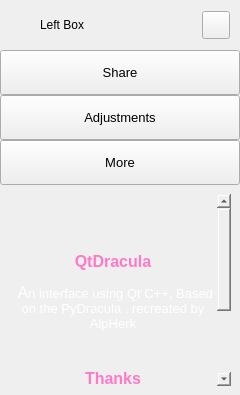
        <widget class="QFrame" name="extraLeftBox">
         <property name="minimumSize">
          <size>
           <width>0</width>
           <height>0</height>
          </size>
         </property>
         <property name="maximumSize">
          <size>
           <width>0</width>
           <height>16777215</height>
          </size>
         </property>
         <property name="frameShape">
          <enum>QFrame::NoFrame</enum>
         </property>
         <property name="frameShadow">
          <enum>QFrame::Raised</enum>
         </property>
         <layout class="QVBoxLayout" name="extraColumLayout">
          <property name="spacing">
           <number>0</number>
          </property>
          <property name="leftMargin">
           <number>0</number>
          </property>
          <property name="topMargin">
           <number>0</number>
          </property>
          <property name="rightMargin">
           <number>0</number>
          </property>
          <property name="bottomMargin">
           <number>0</number>
          </property>
          <item>
           <widget class="QFrame" name="extraTopBg">
            <property name="minimumSize">
             <size>
              <width>0</width>
              <height>50</height>
             </size>
            </property>
            <property name="maximumSize">
             <size>
              <width>16777215</width>
              <height>50</height>
             </size>
            </property>
            <property name="frameShape">
             <enum>QFrame::NoFrame</enum>
            </property>
            <property name="frameShadow">
             <enum>QFrame::Raised</enum>
            </property>
            <layout class="QVBoxLayout" name="verticalLayout_5">
             <property name="spacing">
              <number>0</number>
             </property>
             <property name="leftMargin">
              <number>0</number>
             </property>
             <property name="topMargin">
              <number>0</number>
             </property>
             <property name="rightMargin">
              <number>0</number>
             </property>
             <property name="bottomMargin">
              <number>0</number>
             </property>
             <item>
              <layout class="QGridLayout" name="extraTopLayout">
               <property name="leftMargin">
                <number>10</number>
               </property>
               <property name="rightMargin">
                <number>10</number>
               </property>
               <property name="horizontalSpacing">
                <number>10</number>
               </property>
               <property name="verticalSpacing">
                <number>0</number>
               </property>
               <item row="0" column="0">
                <widget class="QFrame" name="extraIcon">
                 <property name="minimumSize">
                  <size>
                   <width>20</width>
                   <height>0</height>
                  </size>
                 </property>
                 <property name="maximumSize">
                  <size>
                   <width>20</width>
                   <height>20</height>
                  </size>
                 </property>
                 <property name="frameShape">
                  <enum>QFrame::NoFrame</enum>
                 </property>
                 <property name="frameShadow">
                  <enum>QFrame::Raised</enum>
                 </property>
                </widget>
               </item>
               <item row="0" column="1">
                <widget class="QLabel" name="extraLabel">
                 <property name="minimumSize">
                  <size>
                   <width>150</width>
                   <height>0</height>
                  </size>
                 </property>
                 <property name="text">
                  <string>Left Box</string>
                 </property>
                </widget>
               </item>
               <item row="0" column="2">
                <widget class="QPushButton" name="extraCloseColumnBtn">
                 <property name="minimumSize">
                  <size>
                   <width>28</width>
                   <height>28</height>
                  </size>
                 </property>
                 <property name="maximumSize">
                  <size>
                   <width>28</width>
                   <height>28</height>
                  </size>
                 </property>
                 <property name="cursor">
                  <cursorShape>PointingHandCursor</cursorShape>
                 </property>
                 <property name="toolTip">
                  <string>Close left box</string>
                 </property>
                 <property name="text">
                  <string/>
                 </property>
                 <property name="icon">
                  <iconset resource="../resources.qrc">
                   <normaloff>:/icons/images/icons/icon_close.png</normaloff>:/icons/images/icons/icon_close.png</iconset>
                 </property>
                 <property name="iconSize">
                  <size>
                   <width>20</width>
                   <height>20</height>
                  </size>
                 </property>
                </widget>
               </item>
              </layout>
             </item>
            </layout>
           </widget>
          </item>
          <item>
           <widget class="QFrame" name="extraContent">
            <property name="frameShape">
             <enum>QFrame::NoFrame</enum>
            </property>
            <property name="frameShadow">
             <enum>QFrame::Raised</enum>
            </property>
            <layout class="QVBoxLayout" name="verticalLayout_12">
             <property name="spacing">
              <number>0</number>
             </property>
             <property name="leftMargin">
              <number>0</number>
             </property>
             <property name="topMargin">
              <number>0</number>
             </property>
             <property name="rightMargin">
              <number>0</number>
             </property>
             <property name="bottomMargin">
              <number>0</number>
             </property>
             <item alignment="Qt::AlignTop">
              <widget class="QFrame" name="extraTopMenu">
               <property name="frameShape">
                <enum>QFrame::NoFrame</enum>
               </property>
               <property name="frameShadow">
                <enum>QFrame::Raised</enum>
               </property>
               <layout class="QVBoxLayout" name="verticalLayout_11">
                <property name="spacing">
                 <number>0</number>
                </property>
                <property name="leftMargin">
                 <number>0</number>
                </property>
                <property name="topMargin">
                 <number>0</number>
                </property>
                <property name="rightMargin">
                 <number>0</number>
                </property>
                <property name="bottomMargin">
                 <number>0</number>
                </property>
                <item>
                 <widget class="QPushButton" name="btn_share">
                  <property name="sizePolicy">
                   <sizepolicy hsizetype="Expanding" vsizetype="Fixed">
                    <horstretch>0</horstretch>
                    <verstretch>0</verstretch>
                   </sizepolicy>
                  </property>
                  <property name="minimumSize">
                   <size>
                    <width>0</width>
                    <height>45</height>
                   </size>
                  </property>
                  <property name="font">
                   <font>
                    <pointsize>10</pointsize>
                    <italic>false</italic>
                    <bold>false</bold>
                   </font>
                  </property>
                  <property name="cursor">
                   <cursorShape>PointingHandCursor</cursorShape>
                  </property>
                  <property name="layoutDirection">
                   <enum>Qt::LeftToRight</enum>
                  </property>
                  <property name="styleSheet">
                   <string notr="true">background-image: url(:/icons/images/icons/cil-share-boxed.png);</string>
                  </property>
                  <property name="text">
                   <string>Share</string>
                  </property>
                 </widget>
                </item>
                <item>
                 <widget class="QPushButton" name="btn_adjustments">
                  <property name="sizePolicy">
                   <sizepolicy hsizetype="Expanding" vsizetype="Fixed">
                    <horstretch>0</horstretch>
                    <verstretch>0</verstretch>
                   </sizepolicy>
                  </property>
                  <property name="minimumSize">
                   <size>
                    <width>0</width>
                    <height>45</height>
                   </size>
                  </property>
                  <property name="font">
                   <font>
                    <pointsize>10</pointsize>
                    <italic>false</italic>
                    <bold>false</bold>
                   </font>
                  </property>
                  <property name="cursor">
                   <cursorShape>PointingHandCursor</cursorShape>
                  </property>
                  <property name="layoutDirection">
                   <enum>Qt::LeftToRight</enum>
                  </property>
                  <property name="styleSheet">
                   <string notr="true">background-image: url(:/icons/images/icons/cil-equalizer.png);</string>
                  </property>
                  <property name="text">
                   <string>Adjustments</string>
                  </property>
                 </widget>
                </item>
                <item>
                 <widget class="QPushButton" name="btn_more">
                  <property name="sizePolicy">
                   <sizepolicy hsizetype="Expanding" vsizetype="Fixed">
                    <horstretch>0</horstretch>
                    <verstretch>0</verstretch>
                   </sizepolicy>
                  </property>
                  <property name="minimumSize">
                   <size>
                    <width>0</width>
                    <height>45</height>
                   </size>
                  </property>
                  <property name="font">
                   <font>
                    <pointsize>10</pointsize>
                    <italic>false</italic>
                    <bold>false</bold>
                   </font>
                  </property>
                  <property name="cursor">
                   <cursorShape>PointingHandCursor</cursorShape>
                  </property>
                  <property name="layoutDirection">
                   <enum>Qt::LeftToRight</enum>
                  </property>
                  <property name="styleSheet">
                   <string notr="true">background-image: url(:/icons/images/icons/cil-layers.png);</string>
                  </property>
                  <property name="text">
                   <string>More</string>
                  </property>
                 </widget>
                </item>
               </layout>
              </widget>
             </item>
             <item>
              <widget class="QFrame" name="extraCenter">
               <property name="frameShape">
                <enum>QFrame::NoFrame</enum>
               </property>
               <property name="frameShadow">
                <enum>QFrame::Raised</enum>
               </property>
               <layout class="QVBoxLayout" name="verticalLayout_10">
                <item>
                 <widget class="QTextEdit" name="textEdit">
                  <property name="minimumSize">
                   <size>
                    <width>222</width>
                    <height>0</height>
                   </size>
                  </property>
                  <property name="styleSheet">
                   <string notr="true">background: transparent;</string>
                  </property>
                  <property name="frameShape">
                   <enum>QFrame::NoFrame</enum>
                  </property>
                  <property name="readOnly">
                   <bool>true</bool>
                  </property>
                  <property name="html">
                   <string>&lt;!DOCTYPE HTML PUBLIC &quot;-//W3C//DTD HTML 4.0//EN&quot; &quot;http://www.w3.org/TR/REC-html40/strict.dtd&quot;&gt;
&lt;html&gt;&lt;head&gt;&lt;meta name=&quot;qrichtext&quot; content=&quot;1&quot; /&gt;&lt;meta charset=&quot;utf-8&quot; /&gt;&lt;style type=&quot;text/css&quot;&gt;
p, li { white-space: pre-wrap; }
&lt;/style&gt;&lt;/head&gt;&lt;body style=&quot; font-family:'Segoe UI'; font-size:10pt; font-weight:400; font-style:normal;&quot;&gt;
&lt;p align=&quot;center&quot; style=&quot;-qt-paragraph-type:empty; margin-top:12px; margin-bottom:12px; margin-left:0px; margin-right:0px; -qt-block-indent:0; text-indent:0px;&quot;&gt;&lt;br /&gt;&lt;/p&gt;
&lt;p align=&quot;center&quot; style=&quot;-qt-paragraph-type:empty; margin-top:12px; margin-bottom:12px; margin-left:0px; margin-right:0px; -qt-block-indent:0; text-indent:0px;&quot;&gt;&lt;br /&gt;&lt;/p&gt;
&lt;p align=&quot;center&quot; style=&quot; margin-top:12px; margin-bottom:12px; margin-left:0px; margin-right:0px; -qt-block-indent:0; text-indent:0px;&quot;&gt;&lt;span style=&quot; font-size:12pt; font-weight:600; color:#ff79c6;&quot;&gt;QtDracula&lt;/span&gt;&lt;/p&gt;
&lt;p align=&quot;center&quot; style=&quot; margin-top:12px; margin-bottom:12px; margin-left:0px; margin-right:0px; -qt-block-indent:0; text-indent:0px;&quot;&gt;&lt;span style=&quot; font-size:12pt; font-weight:600; color:#ffffff;&quot;&gt; &lt;/span&gt;&lt;span style=&quot; font-size:12pt; color:#ffffff;&quot;&gt;A&lt;/span&gt;&lt;span style=&quot; color:#ffffff;&quot;&gt;n interface using Qt C++, Based on the PyDracula , recreated by AlpHerk&lt;/span&gt;&lt;/p&gt;
&lt;p align=&quot;center&quot; style=&quot;-qt-paragraph-type:empty; margin-top:12px; margin-bottom:12px; margin-left:0px; margin-right:0px; -qt-block-indent:0; text-indent:0px; font-size:9pt; color:#ffffff;&quot;&gt;&lt;br /&gt;&lt;/p&gt;
&lt;p align=&quot;center&quot; style=&quot; margin-top:12px; margin-bottom:12px; margin-left:0px; margin-right:0px; -qt-block-indent:0; text-indent:0px;&quot;&gt;&lt;span style=&quot; font-size:12pt; font-weight:600; color:#ff79c6;&quot;&gt;Thanks&lt;/span&gt;&lt;/p&gt;
&lt;p align=&quot;center&quot; style=&quot; margin-top:12px; margin-bottom:12px; margin-left:0px; margin-right:0px; -qt-block-indent:0; text-indent:0px;&quot;&gt;&lt;span style=&quot; font-size:12pt; font-weight:600; color:#ffffff;&quot;&gt;PyDeacula, &lt;/span&gt;&lt;span style=&quot; color:#ffffff;&quot;&gt;an interface created using Python and PySide (support for PyQt), and with colors based on the Dracula theme created by Zeno Rocha, created by: Wanderson M. Pimenta&lt;/span&gt;&lt;/p&gt;&lt;/body&gt;&lt;/html&gt;</string>
                  </property>
                 </widget>
                </item>
               </layout>
              </widget>
             </item>
             <item>
              <widget class="QFrame" name="extraBottom">
               <property name="frameShape">
                <enum>QFrame::NoFrame</enum>
               </property>
               <property name="frameShadow">
                <enum>QFrame::Raised</enum>
               </property>
              </widget>
             </item>
            </layout>
           </widget>
          </item>
         </layout>
        </widget>
